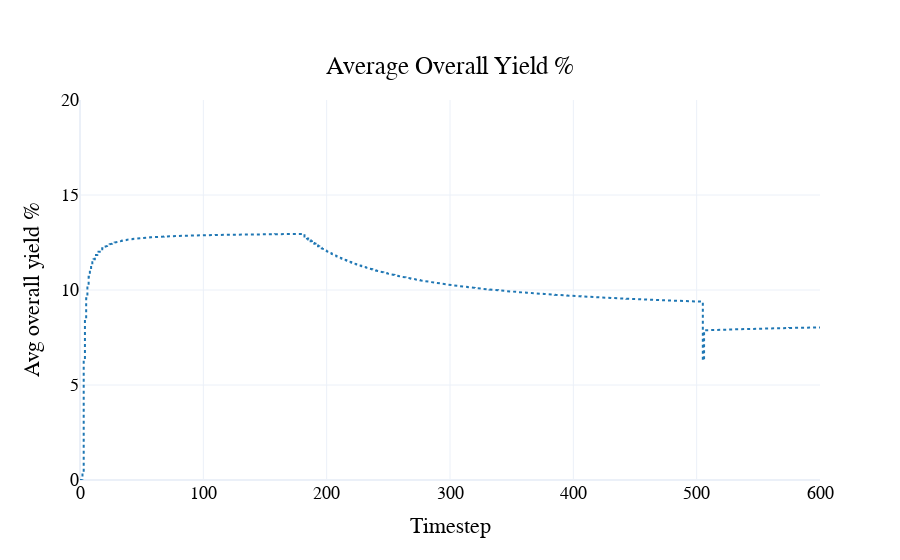

The notebook cell saved with this chart:
### Code cell
fig = visualizations.plot_avg_overall_yield(
    df
)
pio.show(fig)

### Figure 1 — Plotly figure (JSON) as saved in the notebook; plotly's stock layout.template omitted (floating-point values rounded to 4 significant figures; data arrays with more than 128 entries replaced by an {"elided": "..."} marker saying what was removed)
{"data": [{"line": {"color": "#1f77b4", "dash": "dot"}, "name": "Avg overall yield %", "type": "scatter", "x": {"elided": "4801 int values"}, "y": {"elided": "4801 float values"}}], "layout": {"font": {"color": "black", "family": "Arial", "size": 18}, "hovermode": "x unified", "legend": {"orientation": "h", "x": 0.5, "xanchor": "center", "y": -0.5, "yanchor": "bottom"}, "paper_bgcolor": "rgba(255, 255, 255, 1)", "plot_bgcolor": "rgba(255, 255, 255, 1)", "title": {"text": "Average Overall Yield %", "x": 0.5, "xanchor": "center", "y": 0.9, "yanchor": "top"}, "xaxis": {"title": {"text": "Timestep"}}, "yaxis": {"range": [0, 20], "title": {"text": "Avg overall yield %"}}}}
